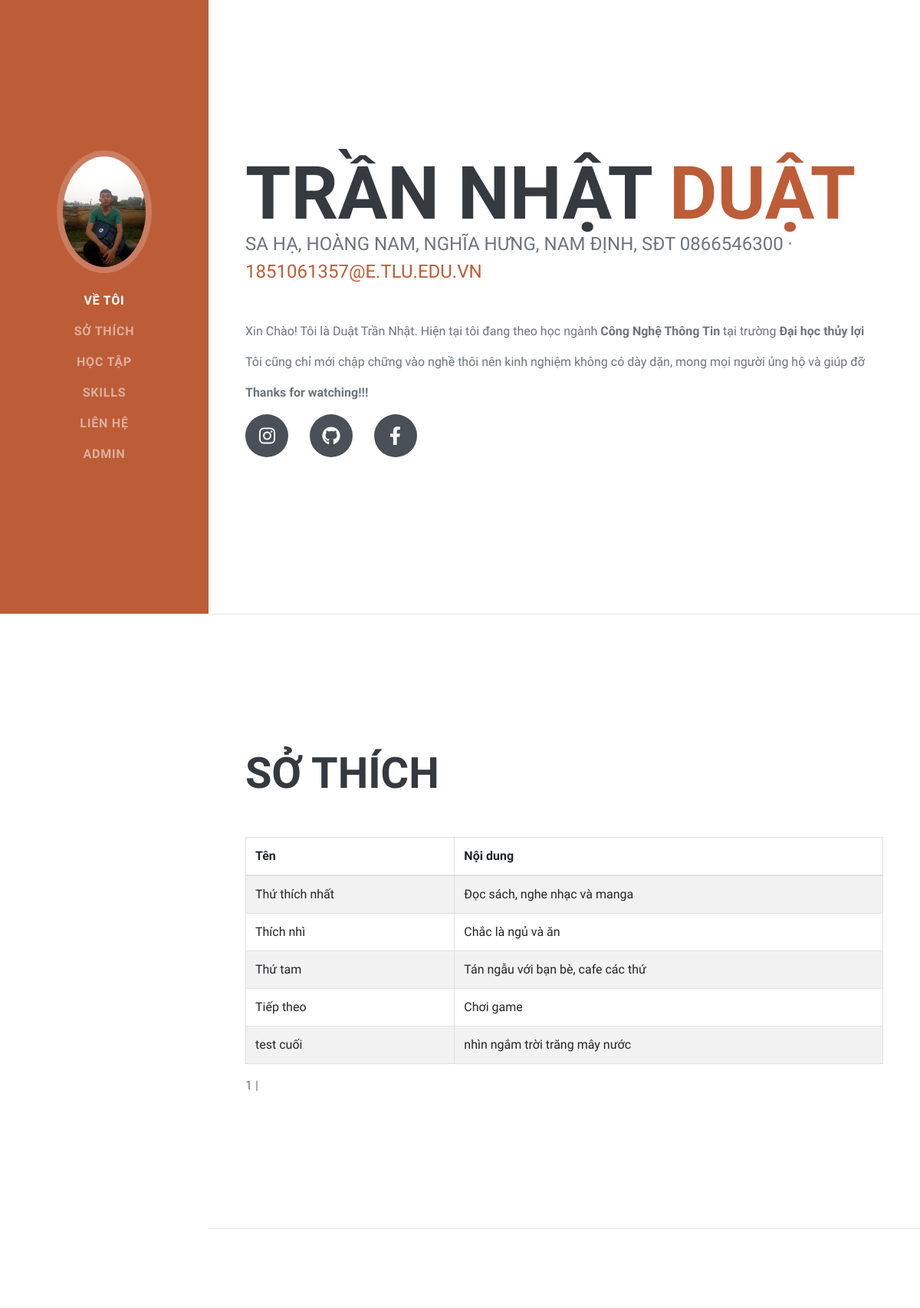
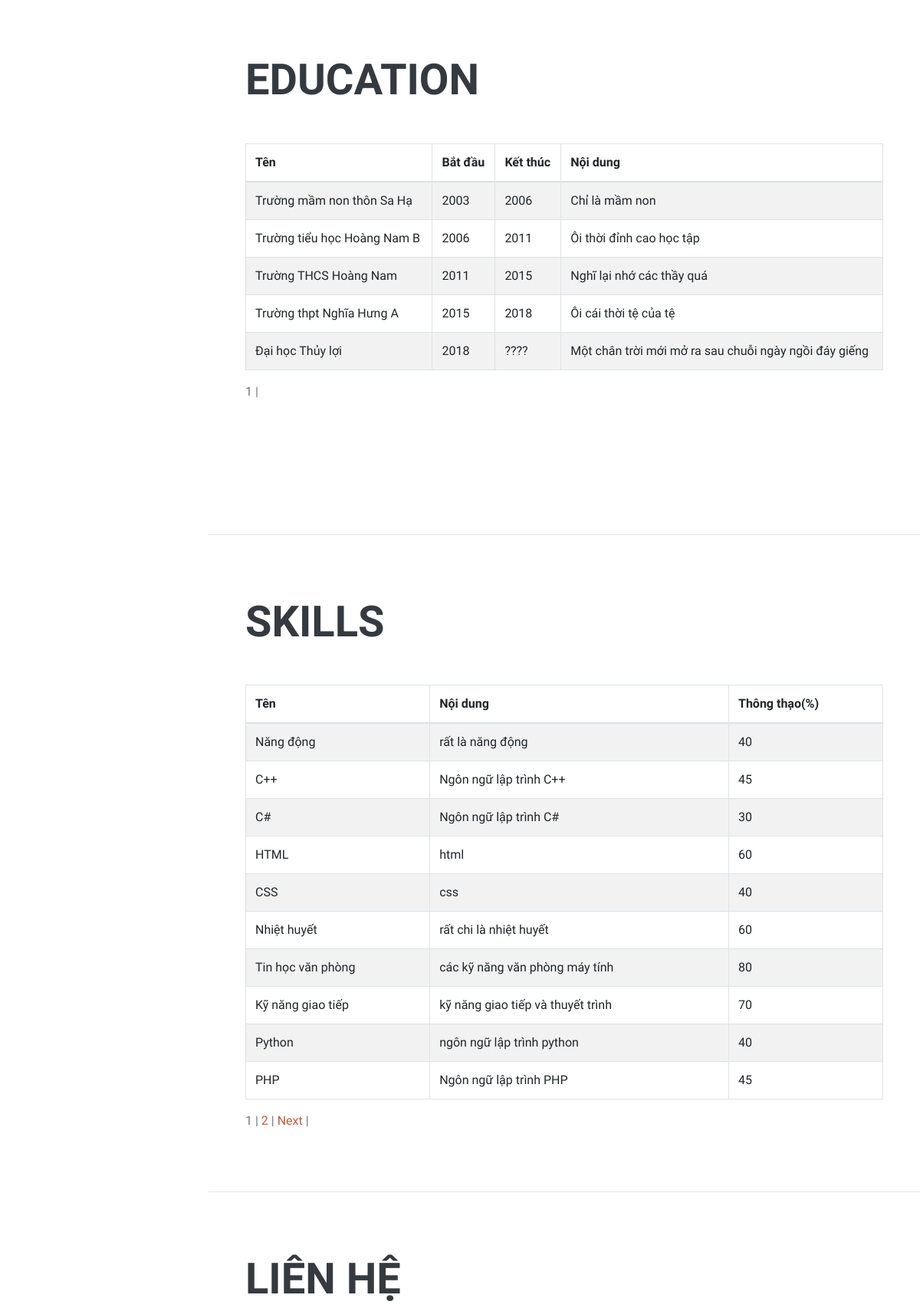
The app's page /home.php (upper part) with its own data (2 pictures, top to bottom).
### tables this page shows
CREATE TABLE `st` (
  `idst` mediumint(6) UNSIGNED NOT NULL,
  `namest` varchar(30) NOT NULL,
  `noidungst` varchar(40) NOT NULL
);

CREATE TABLE `edu` (
  `idedu` mediumint(6) UNSIGNED NOT NULL,
  `nameedu` varchar(100) NOT NULL,
  `noidungedu` varchar(1000) NOT NULL,
  `timestart` varchar(6) NOT NULL,
  `timeend` varchar(6) NOT NULL
);

CREATE TABLE `skin` (
  `idskin` mediumint(6) UNSIGNED NOT NULL,
  `nameskin` varchar(30) NOT NULL,
  `noidung` varchar(1000) NOT NULL,
  `phantram` varchar(50) NOT NULL
);

### home.php (the view, shortened to what this page needs)
<!DOCTYPE html>
<html lang="en">
    <head>
        <link href="css/styles.css" rel="stylesheet" />
    </head>
    <body id="page-top">
        <nav class="navbar navbar-expand-lg navbar-dark bg-primary fixed-top" id="sideNav">
            <a class="navbar-brand js-scroll-trigger" href="#page-top">
                <span class="d-none d-lg-block"><img class="img-fluid img-profile rounded-circle mx-auto mb-2" src="assets/img/me.jpg" alt="" /></span>
            </a>
            <div class="collapse navbar-collapse" id="navbarSupportedContent">
                <ul class="navbar-nav">
                    <li class="nav-item"><a class="nav-link js-scroll-trigger" href="#about">Về tôi</a></li>
                    <li class="nav-item"><a class="nav-link js-scroll-trigger" href="#experience">Sở thích</a></li>
                    <li class="nav-item"><a class="nav-link js-scroll-trigger" href="#education">Học tập</a></li>
                    <li class="nav-item"><a class="nav-link js-scroll-trigger" href="#skills">Skills</a></li>
                    <li class="nav-item"><a class="nav-link js-scroll-trigger" href="#interests">Liên hệ</a></li>
                    <li class="nav-item"><a class="nav-link js-scroll-trigger" href="#awards">Admin</a></li>
                </ul>
            </div>
        </nav>
        <div class="container-fluid p-0">
            <section class="resume-section" id="about">
                <div class="resume-section-content">
                    <h1 class="mb-0">
                        TRẦN NHẬT
                        <span class="text-primary">DUẬT</span>
                    </h1>
                    <div class="subheading mb-5">
                        Sa Hạ, Hoàng Nam, Nghĩa Hưng, Nam Định, SĐT 0866546300 ·
                        <a href="mailto:1851061357@e.tlu.edu.vn">1851061357@e.tlu.edu.vn</a>
                    </div>
                    <p>Xin Chào! Tôi là Duật Trần Nhật. Hiện tại tôi đang theo học ngành <b>Công Nghệ Thông Tin </b> tại trường <b>Đại học thủy lợi</b></p>
                    <p>Tôi cũng chỉ mới chập chững vào nghề thôi nên kinh nghiệm không có dày dặn, mong mọi người ủng hộ và giúp đỡ</p>
                    <p><b>Thanks for watching!!!</b></p>
                    <div class="social-icons">
                        <a class="social-icon" href="https://www.instagram.com/18huskywannafly/"><i class="fab fa-instagram"></i></a>
                        <a class="social-icon" href="https://github.com/huskywannafly3081"><i class="fab fa-github"></i></a>
                        <a class="social-icon" href="https://www.facebook.com/trannhatduat/"><i class="fab fa-facebook-f"></i></a>
                    </div>
                </div>
            </section>
            <hr class="m-0" />
            <section class="resume-section" id="experience">
                <div class="resume-section-content">
                    <h2 class="mb-5">Sở thích</h2>
                    <div>
                    <?php
        $conn = mysqli_connect('localhost', 'root','', 'btl2');
        $result = mysqli_query($conn, 'select count(idst) as total from st');
        $row = mysqli_fetch_assoc($result);
        $total_records = $row['total'];
        $current_page = isset($_GET['page']) ? $_GET['page'] : 1;
        $limit = 10;
        $total_page = ceil($total_records / $limit);
        $start = ($current_page - 1) * $limit;
        ?>
                    <?php
                    require_once "config.php";
                    $sql = "SELECT * FROM st";
                    if($result = mysqli_query($conn, "SELECT * FROM st LIMIT $start, $limit")){
                        if(mysqli_num_rows($result) > 0){
                            echo "<table class='table table-bordered table-striped'>";
                                echo "<thead>";
                                    echo "<tr>";
                                        echo "<th>Tên</th>";
                                        echo "<th>Nội dung</th>";
                                    echo "</tr>";
                                echo "</thead>";
                                echo "<tbody>";
                                while ($row = mysqli_fetch_assoc($result)){
                                    echo "<tr>";
                                        echo "<td>" . $row['namest'] . "</td>";
                                        echo "<td>" . $row['noidungst'] . "</td>";
                                    echo "</tr>";
                                }
                                echo "</tbody>";
                            echo "</table>";
                        }
                    } else{
                        echo "ERROR: Could not able to execute $sql. " . mysqli_error($conn);
                    }
                    ?>
           <?php
            for ($i = 1; $i <= $total_page; $i++){
                if ($i == $current_page){
                    echo '<span>'.$i.'</span> | ';
                }
                else{
                    echo '<a href="displayst.php?page='.$i.'">'.$i.'</a> | ';
                }
            }
           ?>
                    </div>
                </div>
            </section>
            <hr class="m-0" />
            <section class="resume-section" id="education">
                <div class="resume-section-content">
                    <h2 class="mb-5">Education</h2>
                    <div>
                    <?php
        $conn = mysqli_connect('localhost', 'root','', 'btl2');
        $result = mysqli_query($conn, 'select count(idedu) as total from edu');
        $row = mysqli_fetch_assoc($result);
        $total_records = $row['total'];
        $current_page = isset($_GET['page']) ? $_GET['page'] : 1;
        $limit = 25;
        $total_page = ceil($total_records / $limit);
        $start = ($current_page - 1) * $limit;
        ?>
                    <?php
                    require_once "config.php";
                    $sql = "SELECT * FROM edu";
                    if($result = mysqli_query($conn, "SELECT * FROM edu LIMIT $start, $limit")){
                        if(mysqli_num_rows($result) > 0){
                            echo "<table class='table table-bordered table-striped'>";
                                echo "<thead>";
                                    echo "<tr>";
                                        echo "<th>Tên</th>";
                                        echo "<th>Bắt đầu</th>";
                                        echo "<th>Kết thúc</th>";
                                        echo "<th>Nội dung</th>";
                                    echo "</tr>";
                                echo "</thead>";
                                echo "<tbody>";
                                while ($row = mysqli_fetch_assoc($result)){
                                    echo "<tr>";
                                        echo "<td>" . $row['nameedu'] . "</td>";
                                        echo "<td>" . $row['timestart'] . "</td>";
                                        echo "<td>" . $row['timeend'] . "</td>";
                                        echo "<td>" . $row['noidungedu'] . "</td>";
                                    echo "</tr>";
                                }
                                echo "</tbody>";
                            echo "</table>";
                        }
                    } else{
                        echo "ERROR: Could not able to execute $sql. " . mysqli_error($conn);
                    }
                    ?>
           <?php
            for ($i = 1; $i <= $total_page; $i++){
                if ($i == $current_page){
                    echo '<span>'.$i.'</span> | ';
                }
                else{
                    echo '<a href="displayedu.php?page='.$i.'">'.$i.'</a> | ';
                }
            }
           ?>
                    </div>
                </div>
            </section>
            <hr class="m-0" />
            <section class="resume-section" id="skills">
                <div class="resume-section-content">
                    <h2 class="mb-5">Skills</h2>
                    <?php
        $conn = mysqli_connect('localhost', 'root','', 'btl2');
        $result = mysqli_query($conn, 'select count(idskin) as total from skin');
        $row = mysqli_fetch_assoc($result);
        $total_records = $row['total'];
        $current_page = isset($_GET['page']) ? $_GET['page'] : 1;
        $limit = 10;
        $total_page = ceil($total_records / $limit);
        $start = ($current_page - 1) * $limit;
                    require_once "config.php";
                    $sql = "SELECT * FROM skin";
                    if($result = mysqli_query($conn, "SELECT * FROM skin LIMIT $start, $limit")){
                        if(mysqli_num_rows($result) > 0){
                            echo "<table class='table table-bordered table-striped'>";
                                echo "<thead>";
                                    echo "<tr>";
                                        echo "<th>Tên</th>";
                                        echo "<th>Nội dung</th>";
                                        echo "<th>Thông thạo(%)</th>";
                                    echo "</tr>";
                                echo "</thead>";
                                echo "<tbody>";
                                while ($row = mysqli_fetch_assoc($result)){
                                    echo "<tr>";
                                        echo "<td>" . $row['nameskin'] . "</td>";
                                        echo "<td>" . $row['noidung'] . "</td>";
                                        echo "<td>" . $row['phantram'] . "</td>";
                                    echo "</tr>";
                                }
                                echo "</tbody>";
                            echo "</table>";
                        }
                    } else{
                        echo "ERROR: Could not able to execute $sql. " . mysqli_error($conn);
                    }
                    ?>
           <?php
            for ($i = 1; $i <= $total_page; $i++){
                if ($i == $current_page){
                    echo '<span>'.$i.'</span> | ';
                }
                else{
                    echo '<a href="home.php?page='.$i.'">'.$i.'</a> | ';
                }
            }
            if ($current_page < $total_page && $total_page > 1){
                echo '<a href="home.php?page='.($current_page+1).'">Next</a> | ';
            }
           ?>
                </div>
            </section>
            <hr class="m-0" />
            <section class="resume-section" id="interests">
                <div class="resume-section-content">
                    <h2 class="mb-5">LIÊN HỆ</h2>
                </div>
            </section>
        </div>
    </body>
</html>

### records on screen
st: namest "Thứ thích nhất", noidungst "Đọc sách, nghe nhạc và manga"
st: namest "Thích nhì", noidungst "Chắc là ngủ và ăn"
st: namest "Thứ tam", noidungst "Tán ngẫu với bạn bè, cafe các thứ"
st: namest "Tiếp theo", noidungst "Chơi game"
st: namest "test cuối", noidungst "nhìn ngắm trời trăng mây nước"
edu: nameedu "Trường mầm non thôn Sa Hạ", timestart "2003", timeend "2006", noidungedu "Chỉ là mầm non"
edu: nameedu "Trường tiểu học Hoàng Nam B", timestart "2006", timeend "2011", noidungedu "Ôi thời đỉnh cao học tập"
edu: nameedu "Trường THCS Hoàng Nam", timestart "2011", timeend "2015", noidungedu "Nghĩ lại nhớ các thầy quá"
edu: nameedu "Trường thpt Nghĩa Hưng A", timestart "2015", timeend "2018", noidungedu "Ôi cái thời tệ của tệ"
edu: nameedu "Đại học Thủy lợi", timestart "2018", timeend "????", noidungedu "Một chân trời mới mở ra sau chuỗi ngày ngồi đáy giếng"
skin: nameskin "Năng động", noidung "rất là năng động", phantram "40"
skin: nameskin "C++", noidung "Ngôn ngữ lập trình C++", phantram "45"
skin: nameskin "C#", noidung "Ngôn ngữ lập trình C#", phantram "30"
skin: nameskin "HTML", noidung "html", phantram "60"
skin: nameskin "CSS", noidung "css", phantram "40"
skin: nameskin "Nhiệt huyết", noidung "rất chi là nhiệt huyết", phantram "60"
skin: nameskin "Tin học văn phòng", noidung "các kỹ năng văn phòng máy tính", phantram "80"
skin: nameskin "Kỹ năng giao tiếp", noidung "kỹ năng giao tiếp và thuyết trình", phantram "70"
skin: nameskin "Python", noidung "ngôn ngữ lập trình python", phantram "40"
skin: nameskin "PHP", noidung "Ngôn ngữ lập trình PHP", phantram "45"
